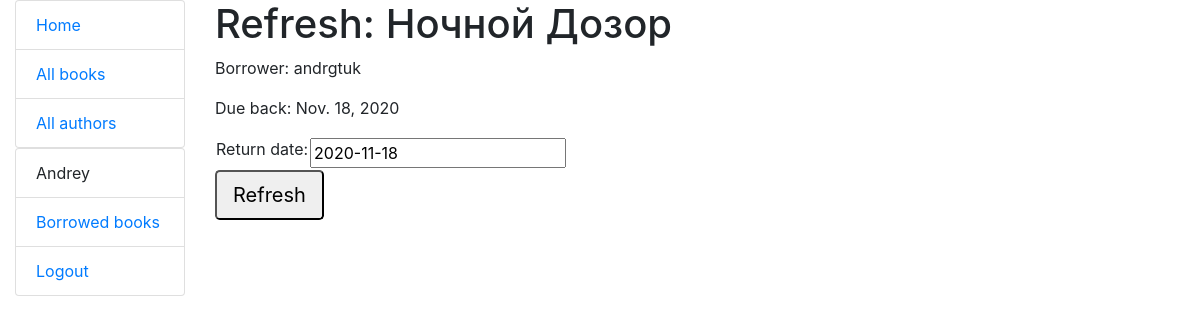
The app's page /catalog/books/753e51c5576f4d1288b24b052bcfc7ad/refresh (signed in) with its own data.
### catalog/models.py (models this page shows, shortened)
class BookInstance(models.Model):
    id = models.UUIDField(primary_key=True, default=uuid.uuid4,
                          help_text="Unique ID for this particular book across whole library")
    book = models.ForeignKey(Book, on_delete=models.SET_NULL, null=True)
    imprint = models.CharField(max_length=200)
    due_back = models.DateField(null=True, blank=True)
    borrower = models.ForeignKey(User, on_delete=models.SET_NULL, blank=True, null=True)
    LOAN_STATUS = (
        ('m', 'Maintenance'),
        ('o', 'On loan'),
        ('a', 'Available'),
        ('r', 'Reserved'),
    )
    status = models.CharField(max_length=1, choices=LOAN_STATUS, blank=True, default='m', help_text='Book availability')
    class Meta:
        ordering = ["due_back"]
        permissions = (('librarian', 'Can work with books'),)
    @property
    def is_overdue(self):
        return self.due_back and date.today() > self.due_back

class Book(models.Model):
    title = models.CharField(max_length=80, help_text="Enter a book name here")
    author = models.ForeignKey('Author', on_delete=models.SET_NULL, null=True)
    language = models.ForeignKey('Language', on_delete=models.SET_NULL, null=True)
    summary = models.TextField(max_length=1000, help_text="Enter a description of the book")
    isbn = models.CharField('ISBN', max_length=13,
                            help_text='13 Character <a href="https://www.isbn-international.org/content/what-isbn">ISBN number</a>')
    genre = models.ManyToManyField(Genre, help_text="Select a genre for this book")

### catalog/views.py (the view)
# urls.py: path('books/<pk>/refresh', views.refresh_book, name='book-refresh'),
@permission_required('catalog.librarian')
def refresh_book(request, pk):
    book_inst = get_object_or_404(BookInstance, pk=pk)
    if request.method == 'POST':
        form = BookRefreshForm(request.POST)
        if form.is_valid():
            book_inst.due_back = form.cleaned_data['renewal_date']
            book_inst.save()
            return HttpResponseRedirect(reverse('borrowed-books'))
    else:
        default_renewal_date = datetime.date.today() + datetime.timedelta(weeks=3)
        form = BookRefreshForm({'renewal_date': default_renewal_date})
    return render(request, 'books/book_refresh_form.html', {'form': form, 'book_inst': book_inst})

### catalog/forms.py
class BookRefreshForm(forms.Form):
    errors_text = []
    renewal_date = forms.DateField(label='Return date', help_text='Enter a date between now and 4 weeks.')
    def clean_renewal_date(self):
        data = self.cleaned_data['renewal_date']
        self.errors_text.clear()
        if data < datetime.date.today():
            error = 'Invalid date - renewal is past'
            self.errors_text.append(error)
            raise ValidationError(error)
        if data > datetime.date.today() + datetime.timedelta(weeks=4):
            error = 'Invalid date - renewal more than 4 weeks ahead'
            self.errors_text.append(error)
            raise ValidationError(error)
        return data

### templates/books/book_refresh_form.html (shortened to what this page needs)
{% extends 'basic.html' %}
{% block content %}
    <h1>Refresh: {{ book_inst.book.title }}</h1>
    <p>Borrower: {{ book_inst.borrower }}</p>
    <p class="{% if book_inst.is_overdue %}text-danger{% endif %}">Due back: {{ book_inst.due_back }}</p>
    <form action="" method="post">
        <table>
            <tr>
                <td>{{ form.renewal_date.label_tag }}</td>
                <td>{{ form.renewal_date }}</td>
            </tr>
        </table>
    <input class="button btn-lg" type="submit" value="Refresh">
    </form>
{% endblock %}

### templates/basic.html (shortened to what this page needs)
<!DOCTYPE html>
<html lang="en">
<head>
    <link rel="stylesheet" href="https://maxcdn.bootstrapcdn.com/bootstrap/4.0.0/css/bootstrap.min.css">
    {% load static %}
    <link rel="stylesheet" href="{% static "css/styles.css" %}">
</head>
<body>
    <div class="container-fluid">
        <div class="row">
            <div class="col-sm-2">
                {% block sidebar %}
                    <ul class="list-group">
                        <li class="list-group-item list-group-item-action"><a href="{% url 'index' %}">Home</a></li>
                        <li class="list-group-item list-group-item-action"><a href="{% url 'books' %}">All books</a></li>
                        <li class="list-group-item list-group-item-action"><a href="{% url 'authors' %}">All authors</a></li>
                    </ul>
                    <ul class="list-group">
                        {% if user.is_authenticated %}
                            <li class="list-group-item">{{ user.first_name }}</li>
                            <li class="list-group-item list-group-item-action"><a href="{% url 'borrowed-books' %}">
                                {% if perms.catalog.librarian %}
                                    Borrowed books
                                {% else %}
                                    My borrowed
                                {% endif %}
                            </a></li>
                            <li class="list-group-item list-group-item-action"><a href="{% url 'logout'%}?next={{ request.path }}">Logout</a></li>
                        {% else %}
                            <li class="list-group-item list-group-item-action"><a href="{% url 'login'%}?next={{ request.path }}">Login</a></li>
                        {% endif %}
                    </ul>
                {% endblock %}
            </div>
            <div class="col-sm-10 ">
                {% block content %}{% endblock %}
            </div>
        </div>
    </div>
</body>
</html>

### records on screen
BookInstance: book "Ночной Дозор", borrower "andrgtuk", due_back "Nov. 18, 2020"

### other values on screen
{{ user.first_name }} "Andrey"
